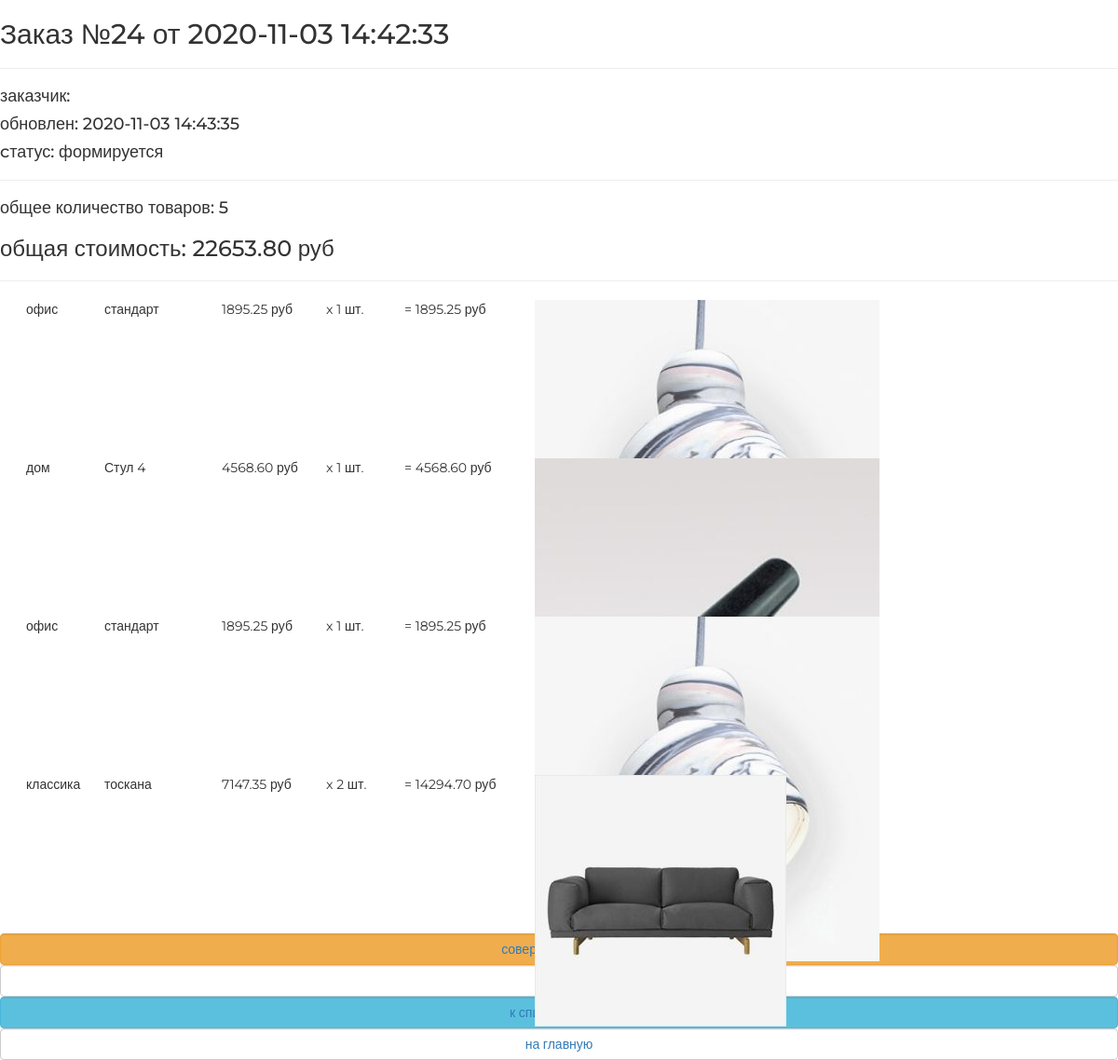
/order/read/24/, run on the app's committed database.
### orderapp/models.py (models this page shows, shortened)
class Order(models.Model):
    FORMING = 'FM'
    SENT_TO_PROCEED = 'STP'
    PROCEEDED = 'PRD'
    PAID = 'PD'
    READY = 'RD'
    CANCEL = 'CNC'
    ORDER_STATUSES = (
        (FORMING, 'формируется'),
        (SENT_TO_PROCEED, 'отправлен в обработку'),
        (PAID, 'оплачен'),
        (PROCEEDED, 'обрабатывается'),
        (READY, 'готов к выдаче'),
        (CANCEL, 'отменен'),
    )
    user = models.ForeignKey(settings.AUTH_USER_MODEL, on_delete=models.CASCADE, verbose_name='Пользователь')
    created = models.DateTimeField(auto_now_add=True, verbose_name='Дата создания')
    updated = models.DateTimeField(auto_now=True, verbose_name='Дата изменения')
    status = models.CharField(max_length=3, choices=ORDER_STATUSES, verbose_name='Статус', default=FORMING)
    is_active = models.BooleanField(default=True, verbose_name='Активен')
    class Meta:
        ordering = ('-created',)
        verbose_name = 'заказ'
        verbose_name_plural = 'заказы'
    def get_total_quantity(self):
        items = self.orderitems.select_related()
        return sum(list(map(lambda x: x.quantity, items)))
    def get_total_cost(self):
        items = self.orderitems.select_related()
        return sum(list(map(lambda x: x.quantity * x.product.price, items)))

class OrderItem(models.Model):
    order = models.ForeignKey(Order, related_name='orderitems', on_delete=models.CASCADE, verbose_name='заказ')
    product = models.ForeignKey(Product, on_delete=models.CASCADE, verbose_name='продукт')
    quantity = models.PositiveSmallIntegerField(default=0, verbose_name='количество')
    def get_product_cost(self):
        return self.product.price * self.quantity

### mainapp/models.py (models this page shows, shortened)
class Product(models.Model):
    category = models.ForeignKey(ProductCategory, on_delete=models.CASCADE)
    name = models.CharField(verbose_name='имя продукта', max_length=128)
    image = models.ImageField(upload_to='products_images', blank=True)
    short_desc = models.CharField(max_length=128, verbose_name='краткое описание', blank=True)
    description = models.TextField(verbose_name='описание продукта', blank=True)
    price = models.DecimalField(verbose_name='цена продукта', max_digits=8, decimal_places=2, default=0)
    quantity = models.PositiveIntegerField(verbose_name='колличество на складе', default=0)
    is_active = models.BooleanField(default=True)
    class Meta:
        verbose_name = 'товар'
        verbose_name_plural = 'товары'

class ProductCategory(models.Model):
    name = models.CharField(max_length=64, unique=True, verbose_name='название категории')
    description = models.TextField(blank=True, verbose_name='описание категории')
    is_active = models.BooleanField(default=True)
    class Meta:
        verbose_name = 'категория(ю)'
        verbose_name_plural = 'категории'

### orderapp/views.py (the view)
# urls.py: path('read/<int:pk>/', orderapp.OrderRead.as_view(), name='order_read'),
class OrderRead(DetailView):
    model = Order
    def get_context_data(self, **kwargs):
        context = super(OrderRead, self).get_context_data(**kwargs)
        context['title'] = 'заказ/просмотр'
        return context

### adminapp/templatetags/my_tags.py (called while the page is built)
def media_folder_products(string):
    if not string:
        string = 'products_images/default.jpg'
    return f'{settings.MEDIA_URL}{string}'

### mainapp/context_processors.py (called while the page is built)
def basket(request):
    basket_items = []
    if request.user.is_authenticated:
        basket_items = Basket.objects.filter(user=request.user)
    return {
        'basket': basket_items
    }

### orderapp/templates/orderapp/order_detail.html
{% extends "orderapp/base.html" %}
{% load static %}
{% load my_tags %}
{% block content %}
   {% include 'orderapp/includes/inc_order_summary.html' %}
   <div class="basket_list">
       {% for item in object.orderitems.select_related %}
           <div class="basket_record">
               <img src="{{ item.product.image|media_folder_products }}"
                    alt="{{ item.product.short_desc }}">
               <span class="category_name">
                   {{ item.product.category.name }}
               </span>
               <span class="product_name">{{ item.product.name }}</span>
               <span class="product_price">
                   {{ item.product.price }}&nbspруб
               </span>
               <span class="product_quantitiy">
                   x {{ item.quantity }} шт.
               </span>
               <span class="product_cost">
                    = {{ item.get_product_cost }}&nbspруб
               </span>
           </div>
       {% endfor %}
   </div>
   {% include 'orderapp/includes/inc_order_actions.html' %}
{% endblock %}

### orderapp/templates/orderapp/includes/inc_order_summary.html (shortened to what this page needs)
{% if object %}
   <div class="h2">Заказ №{{ object.pk }} от {{ object.created|date:"Y-m-d H:i:s" }}</div>
   <hr>
   <div class="h4">заказчик: {{ user.last_name }} {{ user.first_name }} </div>
   <div class="h4">обновлен: {{ object.updated|date:"Y-m-d H:i:s" }}</div>
   <div class="h4">cтатус: {{ object.get_status_display }}</div>
   <hr>
   <div class="h4">
       общее количество товаров: <span class="order_total_quantity">{{ object.get_total_quantity }}</span>
   </div>
   <div class="h3">
       общая стоимость: <span class="order_total_cost">{{ object.get_total_cost }}</span> руб
   </div>
{% endif %}
<hr>

### static/style.css (style rules this page uses)
* { margin: 0; padding: 0; }
body { font-family: 'Montserrat', sans-serif; }
html, body { height: 100%; }
.basket_list span.category_name { margin-left: 2em; width: 5em; position: relative; display: block; float: left; }
.basket_list span.product_name { margin-left: 1em; width: 8em; position: relative; display: block; float: left; }
.basket_list span.product_price { margin-left: 1em; width: 7em; position: relative; display: block; float: left; }
.basket_list span.product_quantitiy { margin-left: 1em; width: 5em; position: relative; display: block; float: left; }
.basket_list span.product_cost { margin-left: 1em; width: 10em; position: relative; display: block; float: left; }

### data on the page
Order: pk "24", created "2020-11-03 14:42:33", updated "2020-11-03 14:43:35", status "формируется", get_total_quantity "5", get_total_cost "22653.80"
OrderItem: product.category.name "офис", product.name "стандарт", product.price "1895.25", quantity "1", get_product_cost "1895.25"
OrderItem: product.category.name "дом", product.name "Стул 4", product.price "4568.60", quantity "1", get_product_cost "4568.60"
OrderItem: product.category.name "офис", product.name "стандарт", product.price "1895.25", quantity "1", get_product_cost "1895.25"
OrderItem: product.image|media_folder_products (picture), product.category.name "классика", product.name "тоскана", product.price "7147.35", quantity "2", get_product_cost "14294.70"
